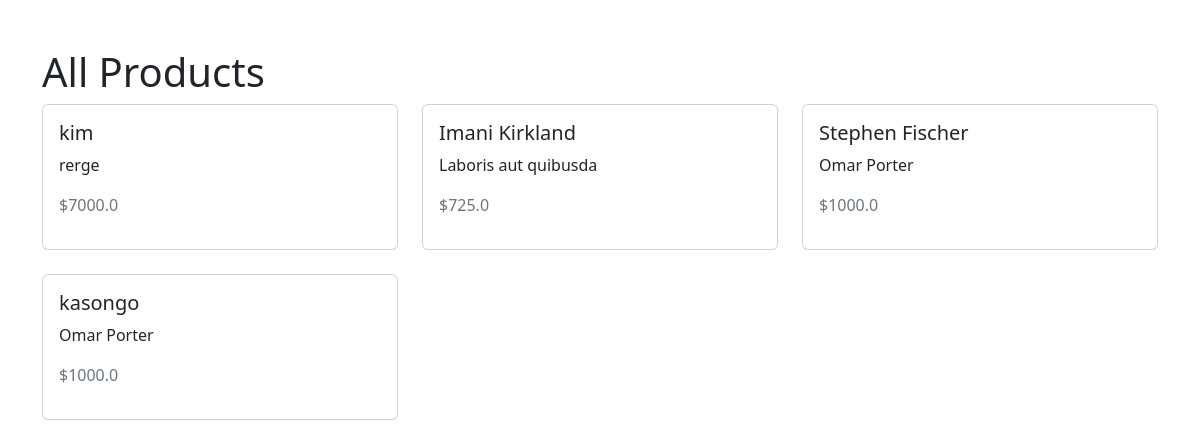
Before: /owner/all_products/ with the older database file.
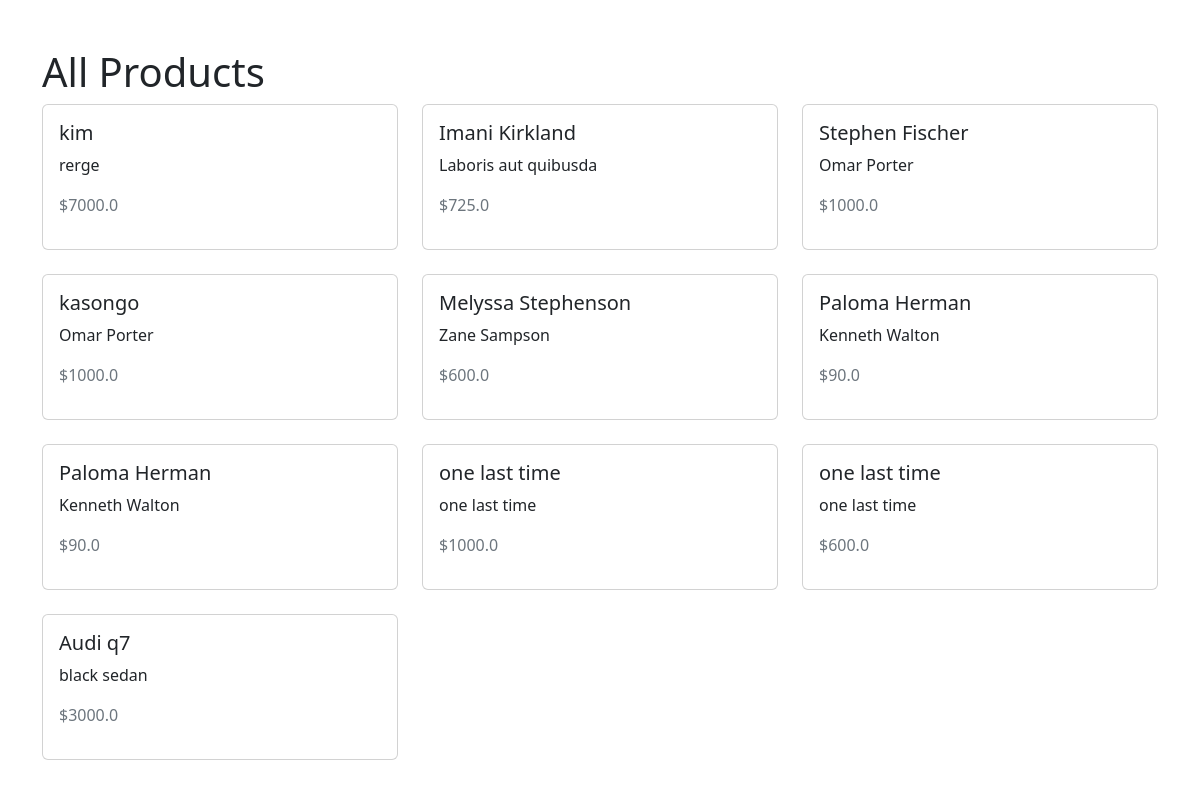
After: the same page with the newer database file.
### owner/models.py (models this page shows, shortened)
class Product(models.Model):
    AVAILABILITY_CHOICES = [
        ('In Stock', 'In Stock'),
        ('Out of Stock', 'Out of Stock')
    ]
    name = models.CharField(max_length=100)
    price = models.FloatField()
    description = models.TextField()
    availability = models.CharField(max_length=50, choices=AVAILABILITY_CHOICES, default='In Stock')

### owner/views.py (the view)
# urls.py: path('all_products/', views.all_products, name='all_products'),
def all_products(request):
    products = Product.objects.all()
    return render(request, 'all_products.html', {'products': products})

### owner/templates/all_products.html (shortened to what this page needs)
<!DOCTYPE html>
<html>
<head>
    <link href="https://cdn.jsdelivr.net/npm/bootstrap@5.2.3/dist/css/bootstrap.min.css" rel="stylesheet">
</head>
<body>
    <div class="container mt-5">
        <h1>All Products</h1>
        <div class="row">
            {% for product in products %}
            <div class="col-md-4 mb-4">
                <div class="card">
                    <div class="card-body">
                        <h5 class="card-title">{{ product.name }}</h5>
                        <p class="card-text">{{ product.description }}</p>
                        <p class="text-muted">${{ product.price }}</p>
                    </div>
                </div>
            </div>
            {% endfor %}
        </div>
    </div>
</body>
</html>

Changed rows visible on the page:
added Product: name "Melyssa Stephenson", description "Zane Sampson", price "600.0"
added Product: name "Paloma Herman", description "Kenneth Walton", price "90.0"
added Product: name "Paloma Herman", description "Kenneth Walton", price "90.0"
added Product: name "one last time", description "one last time", price "1000.0"
added Product: name "one last time", description "one last time", price "600.0"
added Product: name "Audi q7", description "black sedan", price "3000.0"
